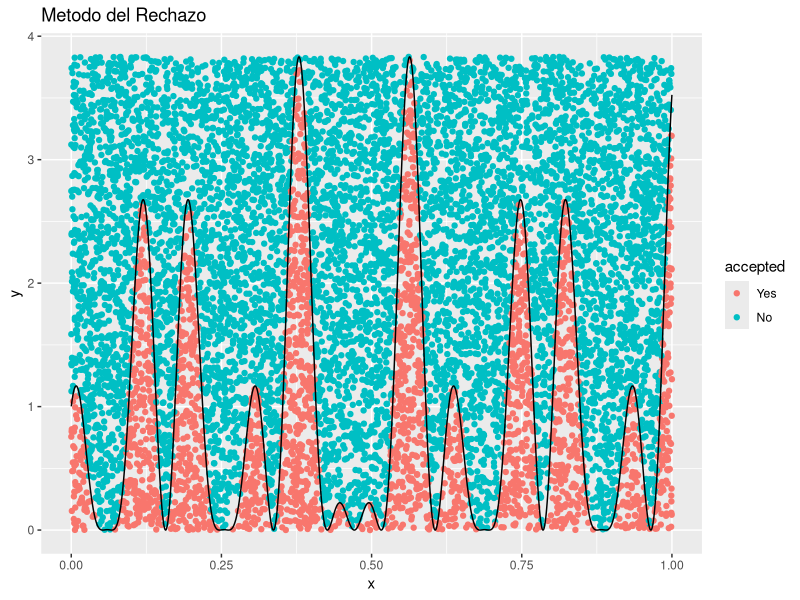
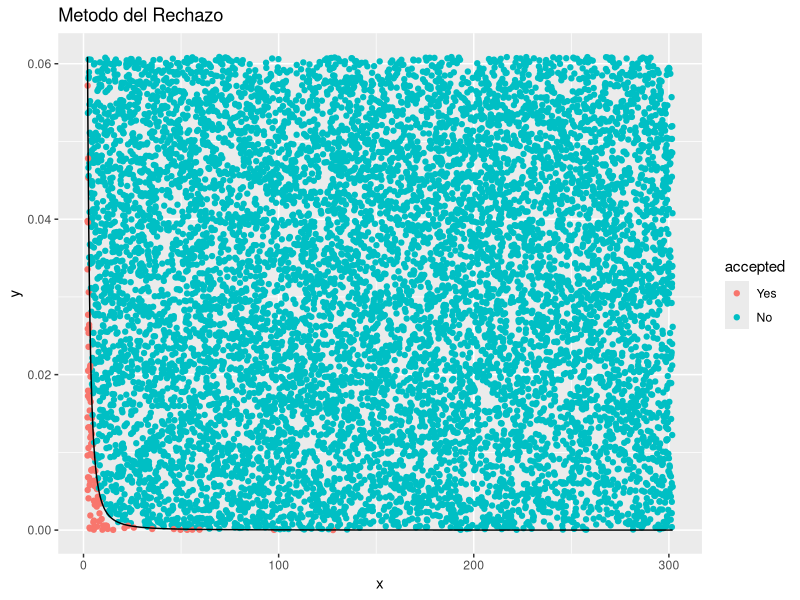

Write the R code that produced these figures, in order.
## ---- chunk 1
library(ggplot2)
## ---- chunk 2
#stocastic_integration retorna tanto el resultado de la integracion numerica como el grafico pedido
#parametros: 
#funcion es un objeto function que representa la funcion a integrar
#lim_inferior y lim_superior son los limites de integracion
stocastic_integration = function(funcion, lim_inferior, lim_superior, plot) {
  nsim = 10000;
  
  #Los puntos en x se generan aleatoriamente entre los limites de integracion
  uniform_random_x = runif(nsim, lim_inferior, lim_superior);
  cota_superior = max(funcion(uniform_random_x)) 
  
  #Los puntos en y se generan aleatoriamente entre 0 y el maximo valor de la funcion evaluada en los puntos en x generados
  uniform_random_y = runif(nsim, 0, cota_superior);
  
  accepted = c()
  confirmed = c()
  j = 0
  
  #Se rechazan todos los puntos que caigan por fuera de la funcion
  for(i in 1:nsim)
  {
    if(uniform_random_y[i] <= funcion(uniform_random_x[i])) 
    {
      accepted[i] = 'Yes'
      confirmed[j] = uniform_random_x[i]
      j = j+1
    }
    else 
    {
      accepted[i] = 'No'
    }
  }
  
  #Se grafican los puntos
  data_frame = data.frame(x = uniform_random_x, y = uniform_random_y , y2 = funcion(uniform_random_x), accepted = factor(accepted, levels= c('Yes','No')))
  
  area_conocida = cota_superior*(lim_superior-lim_inferior)
  
  p1 = ggplot(data_frame) +
    geom_point(aes(x=x, y=y, colour=accepted)) +
    geom_line(aes(x=x, y=y2)) +
    ggtitle("Metodo del Rechazo")  
  #Se obtiene el resultado de la integral recordando que la razon de las areas debe ser igual a la de los puntos.
  by_rejection = (length(confirmed)/nsim)*area_conocida
  return(list(by_rejection, p1))
}
## ---- chunk 3
funcion = function(x){(cos(50*x)+sin(20*x))^2}
lim_inferior = 0
lim_superior = 1

results = stocastic_integration(funcion, 0, 1)

## ---- chunk 4
results[[1]]
## ---- chunk 5
integrate(funcion, 0, 1)
## ---- chunk 6
results[[2]]
## ---- chunk 7
#stocastic_indefinite_interval retorna tanto el limite superior del rango de integracion significativo

stocastic_indefinite_interval <- function(funcion, lim_inferior){
  paso = 150
  lim_superior = lim_inferior + paso
  
  integral_intervalo = stocastic_integration(funcion, lim_inferior, lim_superior)
  integral_intervalo = integral_intervalo[[1]]
  
  integral_proximo_intervalo = stocastic_integration(funcion, lim_superior, lim_superior + paso)
  integral_proximo_intervalo = integral_proximo_intervalo[[1]]
  
  if(integral_intervalo/1000 < integral_proximo_intervalo)
  {
    lim_superior = lim_superior + paso
    
    integral_intervalo = stocastic_integration(funcion, lim_inferior, lim_superior)
    integral_intervalo = integral_intervalo[[1]]
    
    integral_proximo_intervalo = stocastic_integration(funcion, lim_superior, lim_superior + paso)
    integral_proximo_intervalo = integral_proximo_intervalo[[1]]
  }
  
  return(lim_superior)
}
## ---- chunk 8
funcion = function(x){1/(pi*(1+x^2))}
lim_inferior = 2
lim_superior = stocastic_indefinite_interval(funcion,lim_inferior)

results = stocastic_integration(funcion, lim_inferior, lim_superior)
## ---- chunk 9
results[[1]]
## ---- chunk 10
integrate(funcion, 2, Inf)
## ---- chunk 11
results[[2]]
